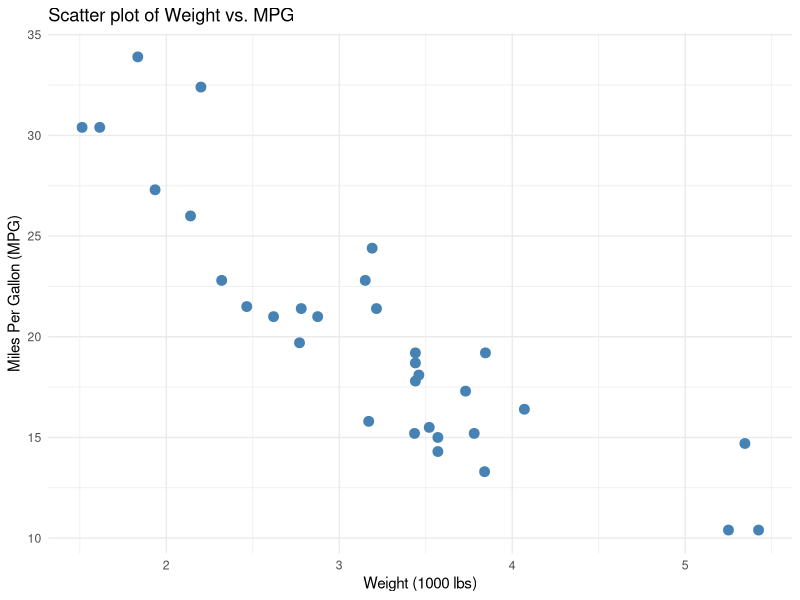
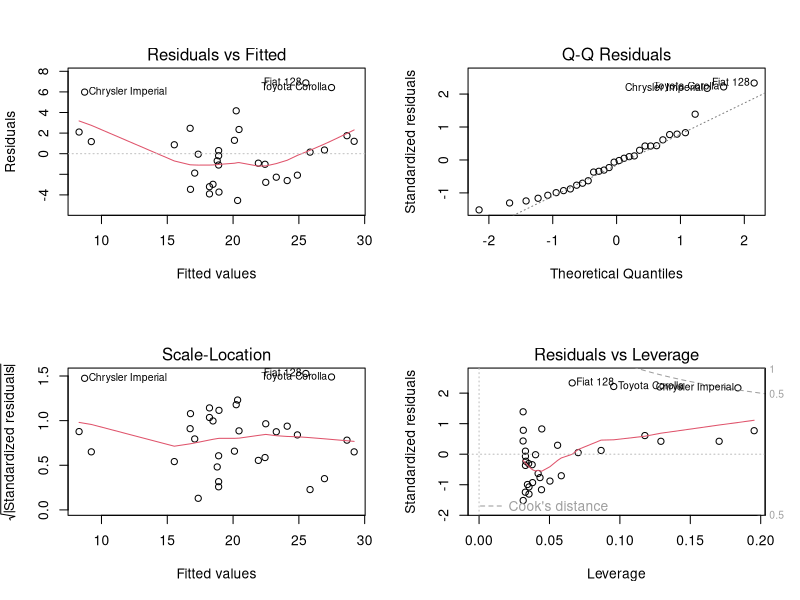
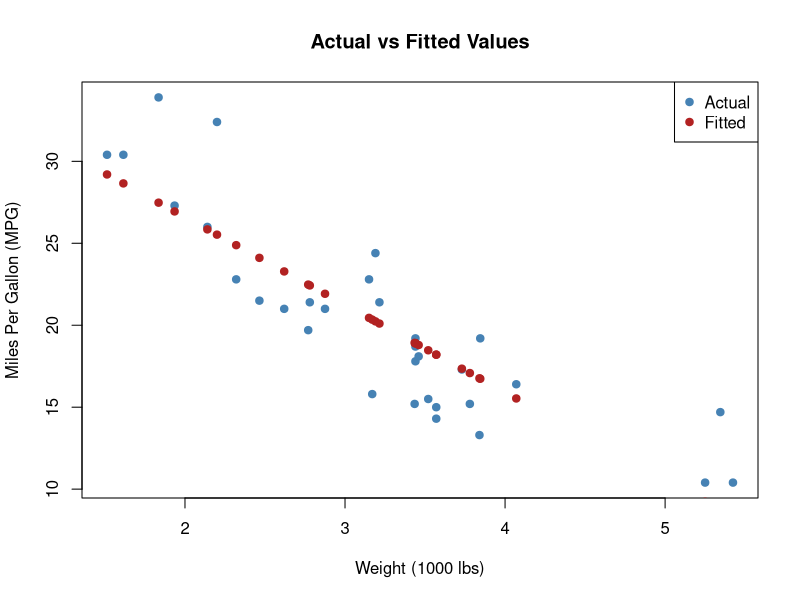
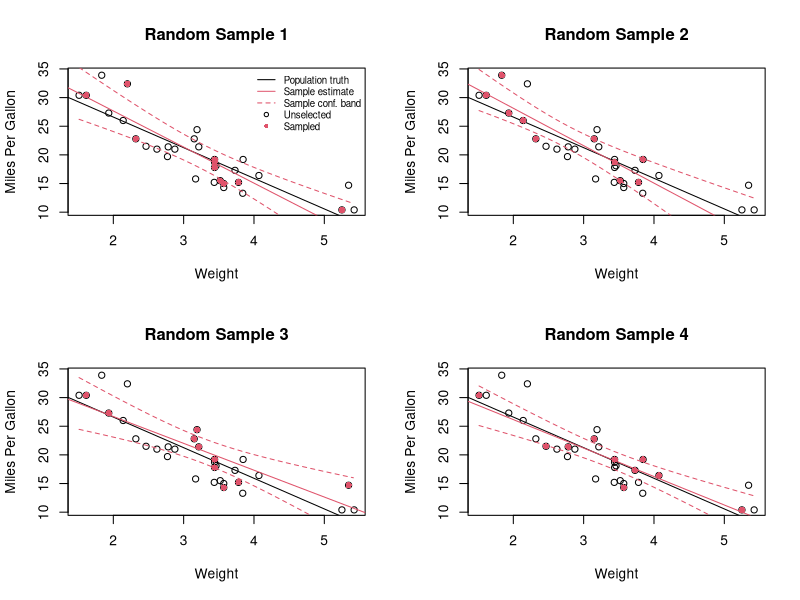

The R source for these figures, in order:
## ---- chunk 1
# Load necessary libraries for data manipulation, visualization, and diagnostic testing
library(datasets)
library(ggplot2) 
library(lmtest) # Required for assumption verification tests (bptest, dwtest, resettest)
library(car)    # Required for multicollinearity test (vif)

# Load the built-in mtcars dataset and preview the first few rows
data(mtcars) 
head(mtcars)
## ---- chunk 2
# Generate summary statistics for the dataset
summary(mtcars) 

# Create a scatter plot of Weight vs. MPG to visually inspect their relationship
ggplot(mtcars, aes(x = wt, y = mpg)) + 
  geom_point(color = "steelblue", size = 3) + 
  labs(title = "Scatter plot of Weight vs. MPG", 
       x = "Weight (1000 lbs)", 
       y = "Miles Per Gallon (MPG)") +
  theme_minimal()

# Calculate the Pearson correlation coefficient between weight and MPG
cor(mtcars$wt, mtcars$mpg)
## ---- chunk 3
# Fit the simple linear regression model 
modelo <- lm(mpg ~ wt, data = mtcars) 

# Display the summary of the model
summary(modelo)
## ---- chunk 4
# Generate standard visual diagnostic plots 
# 1. Residuals vs Fitted: Checks for non-linear patterns.
# 2. Normal Q-Q: Checks if residuals are normally distributed.
# 3. Scale-Location: Checks the assumption of constant variance (homoscedasticity).
# 4. Residuals vs Leverage: Identifies influential observations/outliers.
par(mfrow = c(2, 2))
plot(modelo)
## ---- chunk 5
# 1. Normality of Residuals (Shapiro-Wilk)
shapiro.test(residuals(modelo))

# 2. Homoscedasticity (Breusch-Pagan)
bptest(modelo)

# 3. Independence of Residuals (Durbin-Watson)
dwtest(modelo)

# 4. Linearity (RESET test)
resettest(modelo, power = 2:3, type = "fitted")
## ---- chunk 6
# Fit a model predicting MPG based on transmission type (am)
modelo3 <- lm(mpg ~ am, data = mtcars) 
summary(modelo3)

# Perform a t-test to formally compare MPG across the two transmission types
t.test(mpg ~ am, data = mtcars)
## ---- chunk 7
par(mfrow = c(1, 1))
plot(mtcars$wt, mtcars$mpg, main = "Actual vs Fitted Values",
     xlab = "Weight (1000 lbs)", ylab = "Miles Per Gallon (MPG)", pch = 19, col = "steelblue")
points(mtcars$wt, fitted(modelo), col = "firebrick", pch = 19)
legend("topright", legend = c("Actual", "Fitted"), col = c("steelblue", "firebrick"), pch = 19)

# Calculate Sum of Squared Residuals (SSR)
SRC <- sum((fitted(modelo) - mtcars$mpg)^2)

# Calculate Explained Sum of Squares (ESS)
SEC <- sum((fitted(modelo) - mean(mtcars$mpg))^2)

# Calculate Total Sum of Squares (TSS)
STC <- SRC + SEC

# Calculate R-squared manually
R2 <- SEC / STC
cat("Manually calculated R-squared:", R2, "\n")
## ---- chunk 8
set.seed(123)
par(mfrow = c(2, 2)) # Set up a 2x2 grid for the 4 plots
for(i in 1:4){
  # Plot the full population
  plot(mpg ~ wt, data = mtcars,
       xlab = "Weight", ylab = "Miles Per Gallon",
       main = paste("Random Sample", i),
       ylim = c(min(mtcars$mpg), max(mtcars$mpg) + 0.3))
  
  # Add the true population regression line
  abline(modelo)
  
  if(i == 1){
    legend("topright", 
           pch = c(NA, NA, NA, 1, 16), 
           lty = c(1, 1, 2, NA, NA),
           col = c(1, 2, 2, 1, 2),
           legend = c("Population truth", "Sample estimate",
                      "Sample conf. band", "Unselected", "Sampled"),
           cex = 0.7, bty = "n")
  }
  
  # Randomly select 10 cars
  selected.cars <- sample(1:nrow(mtcars), 10)
  
  # Highlight the sampled points in red
  points(mtcars[selected.cars, "wt"], 
         mtcars[selected.cars, "mpg"], pch = 16, col = 2)
  
  # Fit a regression line using only the sample
  model.sel <- lm(mpg ~ wt, data = mtcars[selected.cars, ])
  abline(model.sel, col = 2)
  
  # Make a confidence band
  ww <- qt(0.975, 10 - 2)
  plot.x <- data.frame(wt = seq(1.513, 5.424, 0.1))
  plot.fit <- predict(model.sel, plot.x, level = 0.95, interval = "confidence", se.fit = TRUE)
  
  lines(plot.x$wt, plot.fit$fit[, 1] + ww * plot.fit$se.fit, col = 2, lty = 2)
  lines(plot.x$wt, plot.fit$fit[, 1] - ww * plot.fit$se.fit, col = 2, lty = 2)
}
## ---- chunk 9
# Generate a synthetic dataset for public policies
set.seed(123)
n <- 1000
public_policies_data <- data.frame(
  region = paste("Region", 1:n),
  education_expenditure = runif(n, 5000, 15000),   # Education spending
  healthcare_expenditure = runif(n, 2000, 10000),  # Healthcare spending
  poverty_rate = runif(n, 5, 30)                   # Poverty rate (%)
)

# Calculate economic output based on true coefficients and random noise
public_policies_data$economic_output <- 10000 + 
  0.5 * public_policies_data$education_expenditure + 
  0.3 * public_policies_data$healthcare_expenditure - 
  200 * public_policies_data$poverty_rate + 
  rnorm(n, 0, 5000) 

# Fit a multiple regression model
modelo_mult <- lm(economic_output ~ education_expenditure + healthcare_expenditure + poverty_rate, 
                  data = public_policies_data)

# Summarize the multiple regression model
summary(modelo_mult)
## ---- chunk 10
# 1. Absence of Multicollinearity (VIF)
# VIF values > 5 or 10 indicate problematic multicollinearity.
vif(modelo_mult)

# 2. Normality of Residuals
shapiro.test(residuals(modelo_mult))

# 3. Homoscedasticity 
bptest(modelo_mult)

# 4. Independence of Residuals
dwtest(modelo_mult)

# 5. Linearity
resettest(modelo_mult, power = 2:3, type = "fitted")
